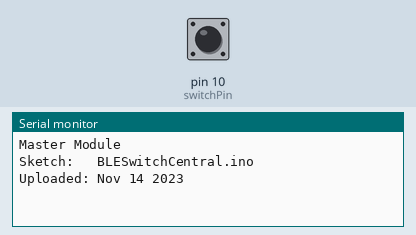
Bench run of a sketch on a simulated Arduino Uno, built with avr-gcc and run on an emulated ATmega328P. Parts: the last lines printed to the serial monitor. Inputs (shaded band) come from the test bench; at power-on: pin 10 (switchPin) LOW.

Above: at 6.2 s.
6.3 s: pin 10 (switchPin) pulled HIGH for 0.15 s
At 6.44 s:
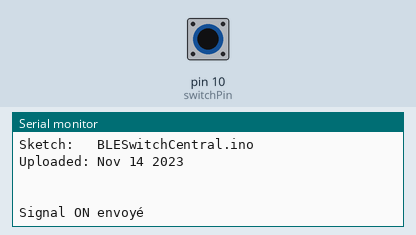
At 7.0 s:
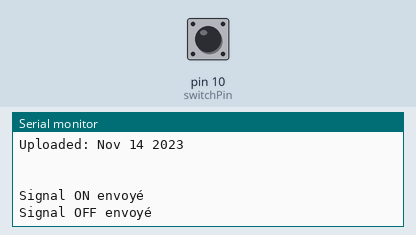

The sketch:

BLESwitchCentral.ino
```cpp
//  CODE MASTER
//  Liaison entre 2 HM-10
//
//  Interface de communication entre 2 module BLE
//
//  Contrôle d'une DEL
//
//  Pins
//  BT VCC vers Arduino 5V.
//  BT GND vers GND
//  Arduino D8 (SS RX) - BT TX pas besoin d'un diviseur de tension
//  Arduino D9 (SS TX) - BT RX BESOIN D'UN DIVISEUR DE TENSION (5v vers 3.3v)
//  Arduino D10 - PushButton
//

#include <AltSoftSerial.h>
AltSoftSerial BTserial;
// Libraire disponible à cette adresse
// https://www.pjrc.com/teensy/td_libs_AltSoftSerial.html

char input = ' ';
boolean NL = true;

// À changer si vous modifiez le baudrate
int baudrate = 9600;

// configuration de la pin pour le PushButton
byte switchPin = 10;
boolean switch_State = LOW;
boolean oldswitch_State = LOW;

void connect()
{
  // IMME1 == Attendre AT+START et AT+CONN pour établir connection (Master)
  // IMME0 == mode par défaut (Slave)
  BTserial.print("AT+IMME1");
  delay(1000);
  // ROLE1 == Central (Master)
  // ROLE0 == Peripherique (Slave)
  BTserial.print("AT+ROLE1");
  delay(1000);
  // Dépendemment de la version du firmware,
  // un RESET est nécessaire pour que le module change de role
  BTserial.print("AT+RESET");
  delay(1000);
  // AT+CONN[Peripherique] ce connect à l'adresse du périphérique demandé
  BTserial.print("AT+CONNA810871BFB8F");
  delay(1000);
  // Débute sa communication
  BTserial.print("AT+START");
  delay(1000);
}

void setup()
{
  Serial.begin(baudrate);
  Serial.println("Master Module");
  Serial.print("Sketch:   ");   Serial.println(__FILE__);
  Serial.print("Uploaded: ");   Serial.println(__DATE__);
  Serial.println(" ");

  BTserial.begin(baudrate);
  Serial.println("BTserial started at " + baudrate);
  Serial.println(" ");

  // Configure la pin du PushButton comme un INPUT
  pinMode(switchPin, INPUT);
  connect();
}

void loop()
{
    // Simple vérification de la validité de la lecture de l'Input.
    boolean state1 = digitalRead(switchPin); delay(1);
    boolean state2 = digitalRead(switchPin); delay(1);
    boolean state3 = digitalRead(switchPin); delay(1);
    if ((state1 == state2) && (state1==state3))
    {
        switch_State = state1;

        if (switch_State != oldswitch_State)
        {
              // Envoie 1 ou 0 au module esclave pour ouvrir ou fermer la DEL
              // Affiche 1 ou 0 au moniteur série
              if ( switch_State == HIGH) {
                BTserial.print("1" );
                Serial.println("Signal ON envoyé");
              }
              else {
                BTserial.print("0" );
                Serial.println("Signal OFF envoyé");
              }

              oldswitch_State = switch_State;
        }
    }
}
```

Measured:
- after the input at 6.3 s, the serial monitor: prints a new line at once (image 1)
